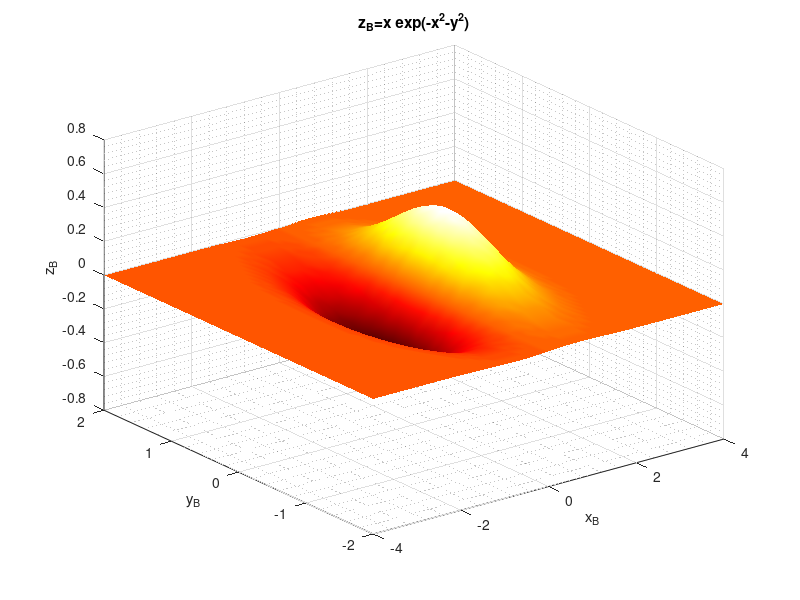

MATLAB code to generate this figure:
%% my3Dfun1

%% Function domain

[x,y] = meshgrid([-4:0.1:4],[-2:0.1:2]);
    
%% Function values

z = x.*exp(-x.^2-y.^2);
    
%% Figure initialization

figure 
    
%% Plotting figure

surf(x,y,z)

%% Title

title('z_B=x exp(-x^2-y^2)')

%% Labels

xlabel('x_B')

ylabel('y_B')

zlabel('z_B')
    
%% Grid

grid minor
    
%% Colormap

colormap hot
    
%% Shading

shading interp
